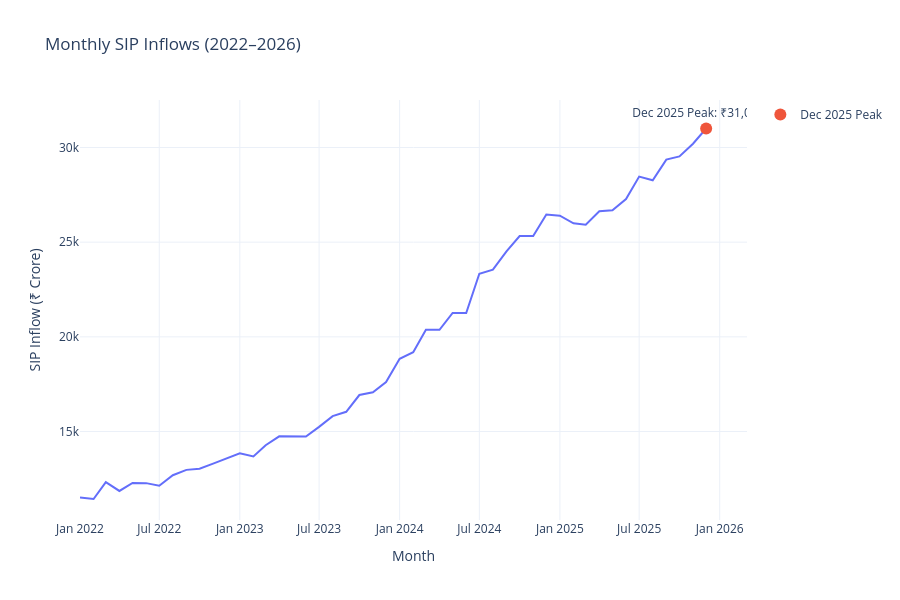

The notebook cell this image was saved under:
### Code cell
fig = px.line(
    sip,
    x="month",
    y="sip_inflow_crore",
    title="Monthly SIP Inflows (2022–2026)",
    labels={
        "month": "Month",
        "sip_inflow_crore": "SIP Inflow (₹ Crore)"
    }
)

# December 2025 peak
dec_2025 = sip[sip["month"].astype(str).str.contains("2025-12")]

fig.add_scatter(
    x=dec_2025["month"],
    y=dec_2025["sip_inflow_crore"],
    mode="markers+text",
    text=["Dec 2025 Peak: ₹31,002 Cr"],
    textposition="top center",
    marker=dict(size=12),
    name="Dec 2025 Peak"
)

fig.update_layout(
    template="plotly_white",
    height=600
)

fig.show()

# Save only PNG
fig.write_image(
    OUTPUT_DIR / "sip_inflow_trend_highlighted.png",
    width=1400,
    height=600
)

print("SIP inflow highlighted PNG saved successfully!")

### Figure 1 — Plotly figure (JSON) as saved in the notebook; plotly's stock layout.template omitted (floating-point values rounded to 4 significant figures)
{"data": [{"hovertemplate": "Month=%{x}<br>SIP Inflow (₹ Crore)=%{y}<extra></extra>", "legendgroup": "", "line": {"color": "#636efa", "dash": "solid"}, "marker": {"symbol": "circle"}, "mode": "lines", "name": "", "orientation": "v", "showlegend": false, "type": "scatter", "x": ["2022-01", "2022-02", "2022-03", "2022-04", "2022-05", "2022-06", "2022-07", "2022-08", "2022-09", "2022-10", "2022-11", "2022-12", "2023-01", "2023-02", "2023-03", "2023-04", "2023-05", "2023-06", "2023-07", "2023-08", "2023-09", "2023-10", "2023-11", "2023-12", "2024-01", "2024-02", "2024-03", "2024-04", "2024-05", "2024-06", "2024-07", "2024-08", "2024-09", "2024-10", "2024-11", "2024-12", "2025-01", "2025-02", "2025-03", "2025-04", "2025-05", "2025-06", "2025-07", "2025-08", "2025-09", "2025-10", "2025-11", "2025-12"], "xaxis": "x", "y": [11517, 11438, 12328, 11863, 12286, 12276, 12140, 12694, 12976, 13040, 13306, 13573, 13856, 13687, 14276, 14749, 14749, 14734, 15245, 15814, 16042, 16928, 17073, 17610, 18838, 19187, 20371, 20371, 21262, 21262, 23332, 23547, 24509, 25323, 25320, 26459, 26400, 25999, 25926, 26632, 26688, 27274, 28464, 28265, 29361, 29529, 30200, 31002], "yaxis": "y"}, {"marker": {"size": 12}, "mode": "markers+text", "name": "Dec 2025 Peak", "text": ["Dec 2025 Peak: ₹31,002 Cr"], "textposition": "top center", "type": "scatter", "x": ["2025-12"], "y": [31002]}], "layout": {"height": 600, "legend": {"tracegroupgap": 0}, "title": {"text": "Monthly SIP Inflows (2022–2026)"}, "xaxis": {"anchor": "y", "domain": [0, 1], "title": {"text": "Month"}}, "yaxis": {"anchor": "x", "domain": [0, 1], "title": {"text": "SIP Inflow (₹ Crore)"}}}}
